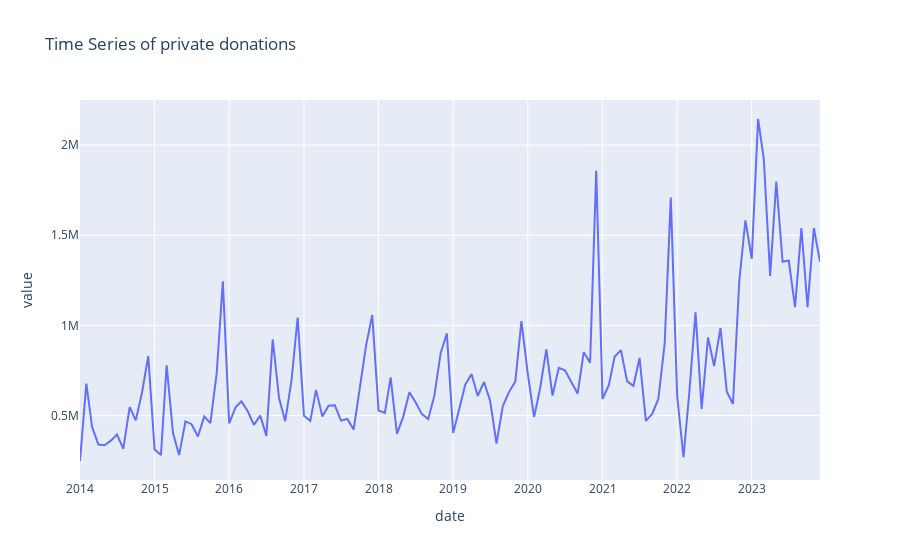

Write notebook code for a chart like this one.
### Code cell
# Plotting independent time series for each unique value in the 'kpi' column
kpi = 'private donations'
dfKpi = dfAllYears[dfAllYears['kpi'] == kpi]
fig = px.line(dfKpi, x='date', y='value', title=f'Time Series of {kpi}')
fig.show()
